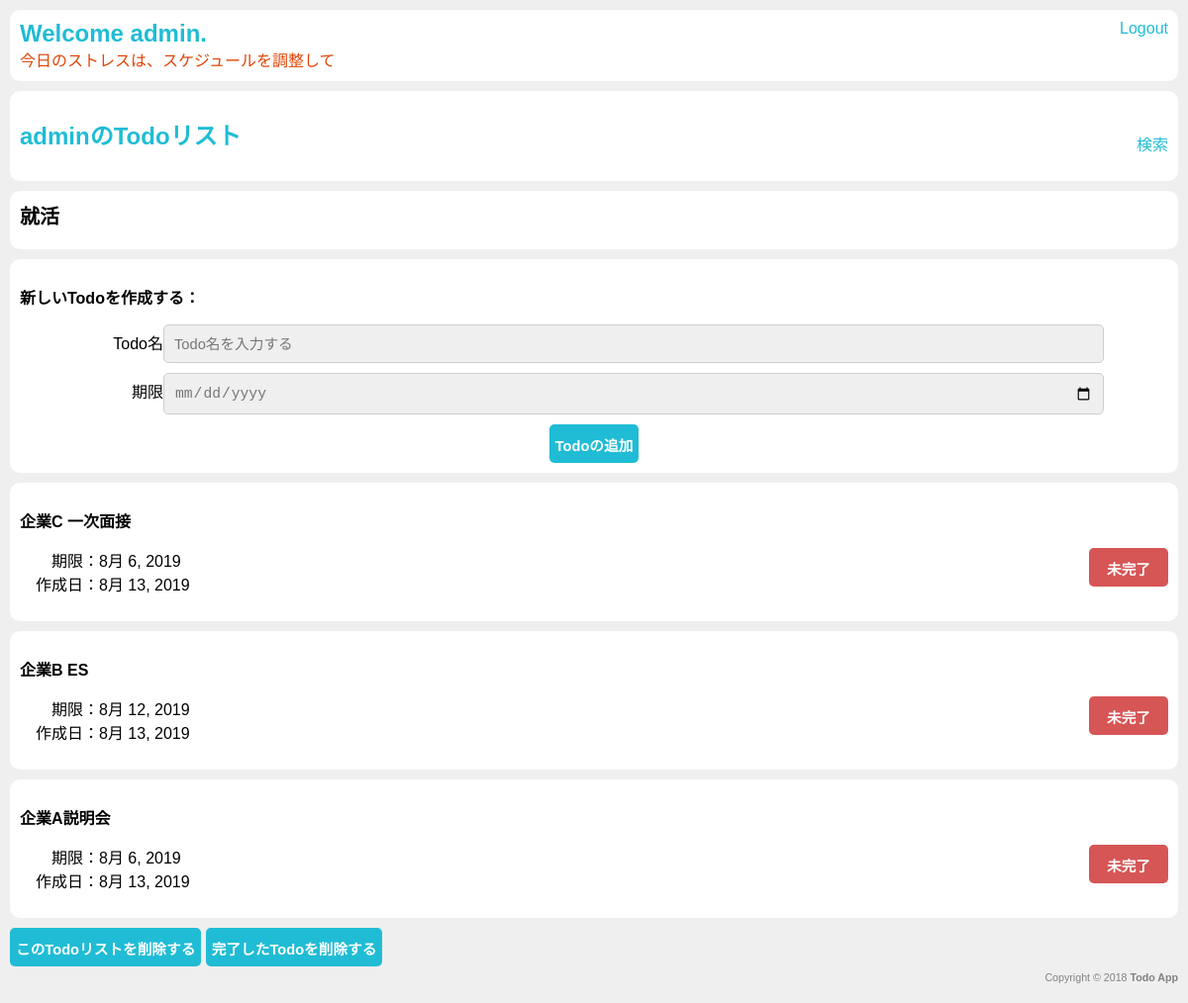
Page /detail/5/ (signed in) on the committed database.
### todo/models.py (models this page shows, shortened)
class ToDoList(models.Model):
	user = models.ForeignKey(User, on_delete=models.CASCADE, null=True)
	todolist_text = models.CharField(max_length=60) #Todoリストの名称は30文字以内にしてください。
	list_create_date = models.DateField('date created', default=datetime.date.today)
	num_all = models.IntegerField(default=0)
	num_completed = models.IntegerField(default=0)
	latest_deadline = models.DateField('latest deadline',default=datetime.date(2099,12,30))

class ToDo(models.Model):
	todolist = models.ForeignKey(ToDoList, on_delete=models.CASCADE)
	todo_text = models.CharField(max_length=60) #Todoの名称は30文字以内にしてください。
	deadline = models.DateField('deadline')
	todo_create_date = models.DateField('date created', default=datetime.date.today)
	complete = models.BooleanField(default=False)

### todo/views.py (the view)
# urls.py: path('detail/<int:todolist_id>/', views.detail, name='detail'),
@login_required(login_url='/login')
def detail(request, todolist_id):
	todolist = ToDoList.objects.get(pk=todolist_id)
	todolist.num_all = todolist.todo_set.count()
	todolist.num_completed = todolist.todo_set.filter(complete=True).count()
	form = ToDoForm()
	todos = todolist.todo_set.order_by('-id')
	context = {
		'todolist': todolist,
		'todos': todos,
		'form': form,
	}
	return render(request, 'todo/detail.html', context)

### todo/forms.py
class ToDoForm(forms.Form):
	text = forms.CharField(max_length=60,
		widget=forms.TextInput(
			attrs={
			"name":"todoname",
			"type":"text",
			"placeholder":"Todo名を入力する" ,
			}))
	deadline = forms.DateField(
		widget=forms.TextInput(
			attrs={
			"name": "deadline",
			"type":"date",
			"placeholder":"期限を入力する"
			}))

### todo/templates/todo/detail.html (shortened to what this page needs)
{% extends 'todo/base.html' %}
{% block content %}
	<div class="section" id="Todo_list_name">
		<h2 id="black">{{ todolist.todolist_text }}</h2>
	</div>
	<div class="section" id="new_todo">
		<p id="message">新しいTodoを作成する：</p>
		<form action="{% url 'addtodo' todolist.id %}" method="POST" role="form">
			<div class="todo_form">
				<label>Todo名　</label>{{ form.text }}<br/>
				<label>期限　</label>{{ form.deadline }}<br/>
				<button type="submit" class="btn btn-default">Todoの追加</button>
			</div>
		</form>
	</div>
	{% for todo in todos %}
	<div class="section" id="">
			<p class="todo_name">{{ todo.todo_text }}</p>
			<div>
				<p>
					<div class="floating">
						{% if todo.complete %}
						<a href="{% url 'uncomplete' todolist.id todo.id %}"><button type="submit" class="btn completed">完了</button></a>
						{% else %}
						<a href="{% url 'complete' todolist.id todo.id %}"><button type="submit" class="btn uncompleted">未完了</button></a>
						{% endif %}
					</div>
					<label>期限：</label>{{ todo.deadline }}<br/>
					<label>作成日：</label>{{ todo.todo_create_date }}
				</p>
			</div>
	</div>
	{% endfor %}
	{% if todolist.num_all == 0 %}
	<p id="error">
			登録されたTodoはございません!
	</p>
	<a href="{% url 'deletetodolist' todolist.id %}"><button type="submit" class="btn btn-default">このTodoリストを削除する</button></a>
	{% else %}
	<a href="{% url 'deletetodolist' todolist.id %}"><button type="submit" class="btn btn-default">このTodoリストを削除する</button></a>
	<a href="{% url 'deletecompleted' todolist.id %}"><button type="submit" class="btn btn-default">完了したTodoを削除する</button></a>
	{% endif %}
{% endblock %}

### todo/templates/todo/base.html (shortened to what this page needs)
{% load static %}
<!DOCTYPE html>
<html>
<head>
	<link rel="stylesheet" type="text/css" href="{% static './todo/styles.css' %}">
</head>
<body>
	<div class="section navbar">
		{% if user.is_authenticated %}
		<ul style="padding: 0;  margin: 0;">
			<li><a class="title" href="{% url 'index' %} " style="padding: 0;  margin: 0;">Welcome {{ user.username }}.</a></li>
			<li><a class="search" href="{% url 'logoutuser' %}" style="padding: 0;  margin: 0;">Logout</a></li>
		</ul>
		{% if user.profile.stress_point < 50 %}
		<p style="color: #20bcd5; padding: 0; margin: 0;">今日のストレスは{{ user.profile.stress_point }}、いい感じ</p>
		{% elif user.profile.stress_point < 100 %}
		<p style="color: #f7e123; padding: 0; margin: 0;">今日のストレスは{{ user.profile.stress_point }}、頑張れ</p>
		{% else %}
		<p style="color: #e24405; padding: 0; margin: 0;">今日のストレスは{{ user.profile.stress_point }}、スケジュールを調整して</p>
		{% endif %}
		{% else %}
		<ul style="padding-left: 0px;">
			<li><a class="title" href="{% url 'login' %}"> Welcome. Please Login</a></li>
		</ul>
		{% endif %}
	</div>
	{% if user.is_authenticated %}
	<div class="section navbar">
		{% block navbar %}
		<ul style="padding-left: 0px;">
			<li><a class="title" href="{% url 'index' %}">{{ user.username }}のTodoリスト</a></li>
			<li><a class="search" href="{% url 'searchpage' %}">検索</a></li>
		</ul>
		{% endblock %}
	</div>
	<div id="content">
		{% block content %}{% endblock %}
	</div>
	{% endif %}
	<div id="footer" class="copyright">
		{% block copyright %}
		Copyright &copy; 2018 <strong>Todo App</strong>
		{% endblock %}
	</div>
</body>
</html>

### todo/static/todo/styles.css (style rules this page uses)
html { margin: 0; padding: 0; }
body { font-family: "ヒラギノ角ゴ Pro W3", "Hiragino Kaku Gothic Pro",Osaka, "メイリオ", Meiryo, "ＭＳ Ｐゴシック", "MS PGothic", sans-serif; font-size: 12pt; background-color: #efefef; padding: 10px; margin: 0; }
a { text-decoration: none; color: #20bcd5; }
.navbar ul { list-style-type: none; overflow: hidden; }
.navbar li { display:inline; }
.navbar .title { display: inline-block; color: #20bcd5; text-align: left; font-size:18pt; font-weight: bold; padding:0px; }
.navbar .search { display: inline-block; padding-top: 15px; color: #20bcd5; text-align: right; float:right; }
.copyright { font-size: 8pt; text-align: right; padding-top: 5px; padding-bottom: 10px; color: grey; }
.section { background-color: #fff; padding: 10px; margin-bottom: 10px; border-radius: 10px; }
form { text-align: center; margin-top: 0; }
input { margin-bottom: 10px; font-size: 11pt; padding: 11px 10px 10px; border: 1px solid #cecece; background-color: #efefef; color: #787575; border-radius: 5px; outline: none; width: 80%; }
.btn { background-color: #20bcd5; border-radius: 5px; padding-top: 10px; padding-bottom: 8px; cursor: pointer; color: #ffffff; border: none; outline: none; margin: 0; font-weight: bold; font-size: 11pt; }
#message { font-weight: bold; }
h2 { font-size: 15pt; color: #20bcd5; text-align: left; padding: 0 0 0 0; margin: 0 0 10px 0; }
h2#black { color:black; }
ul { list-style-type: none; }
label { display: inline-block; width: 80px; text-align: right; margin: 0; }
p.todo_name { font-weight: bold; }
.btn.uncompleted { background-color: #d65555; width: 80px; }
.floating { float:right; }

### rows in the picture
ToDoList: todolist_text "就活"
ToDo: todo_text "企業C 一次面接", complete "未完了", deadline "8月 6, 2019", todo_create_date "8月 13, 2019"
ToDo: todo_text "企業B ES", complete "未完了", deadline "8月 12, 2019", todo_create_date "8月 13, 2019"
ToDo: todo_text "企業A説明会", complete "未完了", deadline "8月 6, 2019", todo_create_date "8月 13, 2019"

### other values in the picture
{{ user.username }} "admin"
